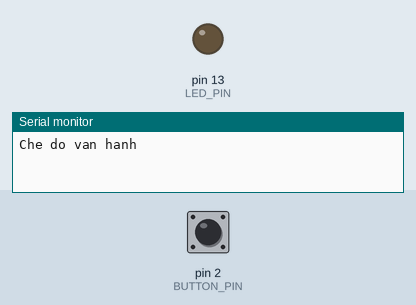
A sketch run on a simulated Arduino Uno, built with avr-gcc and run on an emulated ATmega328P. On the bench: output pins drawn as LEDs (lit = HIGH), the last lines printed to the serial monitor. Dashed ring = blinking. Inputs (shaded band) come from the test bench; at power-on: pin 2 (BUTTON_PIN) HIGH.

Above: at 1.2 s.
1.3 s: pin 2 (BUTTON_PIN) pulled LOW for 3.2 s
At 4.55 s:
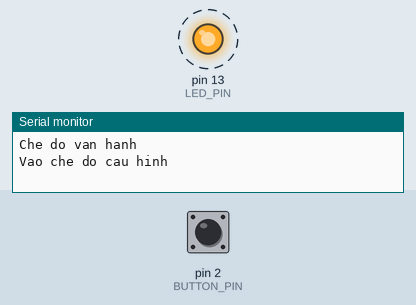
6.6 s: pin 2 (BUTTON_PIN) pulled LOW for 0.15 s
At 7.9 s:
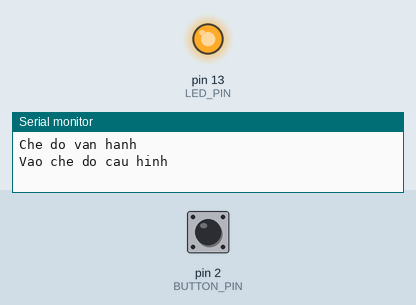
9.7 s: pin 2 (BUTTON_PIN) pulled LOW for 1 s
At 13.2 s:
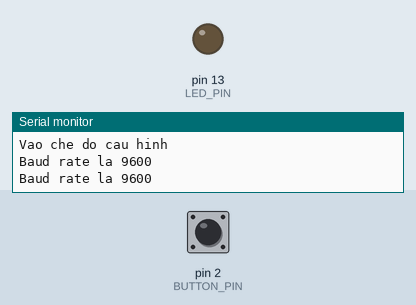
13.5 s: pin 2 (BUTTON_PIN) pulsed LOW 2 times (0.12 s each, 0.3 s apart)
At 15.07 s:
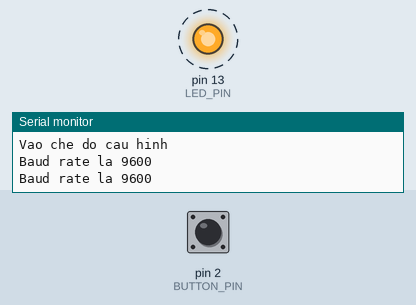
Timing chart, 0 to 17.3 s (numbered marks = the images above; inputs shaded):
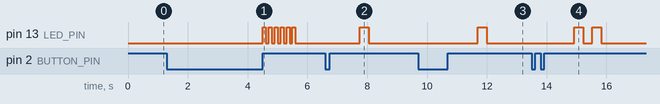

The sketch:

bai1.2.ino
```cpp
#define BUTTON_PIN 2
#define LED_PIN 13

bool configMode = false;  // false: vận hành, true: cấu hình
int baudRate = 9600;      // mặc định
unsigned long pressStart = 0;     // lưu thời điểm bắt đầu nhấn nút
bool buttonState = false;         // phát hiện sườn nhấn
bool lastButtonState = false;     // phát hiện sườn nhả
unsigned long lastPressTime = 0;  // nhớ lần nhấn cuối cùng
int pressCount = 0;       // đếm số lần nhấn nhanh trong chế độ cấu hình (1/2)

void setup() {
  // put your setup code here, to run once:
  pinMode(BUTTON_PIN, INPUT_PULLUP); // nút nhấn kéo lên
  pinMode(LED_PIN, OUTPUT);
  Serial.begin(baudRate);
  Serial.println("Che do van hanh");
}

void loop() {
  // put your main code here, to run repeatedly:
  bool reading = digitalRead(BUTTON_PIN);

  // Phát hiện nhấn giữ
  if (reading == LOW && lastButtonState == HIGH)
  {
    pressStart = millis();
    buttonState = true;
  }

  if (reading == HIGH && lastButtonState == LOW)
  {
    buttonState = false;
    unsigned long pressDuration = millis() - pressStart;

    // Nếu nhấn giữ >3s -> đổi chế độ
    if (pressDuration > 3000)
    {
      configMode = !configMode;
      pressCount = 0;
      if (configMode)
      {
        Serial.println("Vao che do cau hinh");
        blink(LED_PIN, 6, 100); // nháy nhanh để báo hiệu
      }
      else
      {
        Serial.print("Baud rate duoc ap dung la:"); Serial.println(baudRate);
        Serial.println("Tro lai che do van hanh");
        blink(LED_PIN, 6, 100); // nháy nhanh để báo hiệu
      }
    }
    else if (configMode)
    {
      // Đếm số lần nhấn nhanh trong cấu hình
      if (millis() - lastPressTime < 1000)
      {
        pressCount++;
      }
      else
      {
        pressCount = 1;
      }
      lastPressTime = millis();
    }
  }

  // Kiểm tra chọn baud rate
  if (configMode)
  {
    if (pressCount > 0 && (millis() - lastPressTime > 1000))
    {
      if (pressCount == 1)
      {
        if (baudRate != 9600)
        {
          baudRate = 9600;
          blink(LED_PIN, 1, 300);
          Serial.println("Baud rate: 115200 --> 9600");
        }
        else
        {
          blink(LED_PIN, 1, 300);
          Serial.println("Baud rate la 9600");
        }
      }
      else if (pressCount == 2)
      {
        if (baudRate != 115200)
        {
          baudRate = 115200;
          blink(LED_PIN, 2, 300);
          Serial.println("Baud rate: 9600 --> 115200");
        }
        else
        {
          blink(LED_PIN, 2, 300);
          Serial.println("Baud rate la 115200");
        }
      }
      pressCount = 0;
    }
  }

  lastButtonState = reading;
}

// Hàm nháy LED n lần + nhanh chậm
void blink(int pin, int times, int ms)
{
  for (int i = 0; i < times; i++)
  {
    digitalWrite(pin, HIGH);
    delay(ms);
    digitalWrite(pin, LOW);
    delay(ms);
  }
}
```

Measured:
- after the input at 1.3 s, pin 13 (LED_PIN): alternates HIGH for 0.10 s and LOW for 0.10 s, 12 changes in all, then stays LOW, starting after 3.2 s
- after the input at 6.6 s, pin 13 (LED_PIN): LOW → HIGH after 1.2 s, → LOW 0.30 s later
- after the input at 9.7 s, pin 13 (LED_PIN): LOW → HIGH after 2.0 s, → LOW 0.30 s later
- after the input at 13.5 s, pin 13 (LED_PIN): alternates HIGH for 0.30 s and LOW for 0.30 s, 4 changes in all, then stays LOW, starting after 1.4 s
